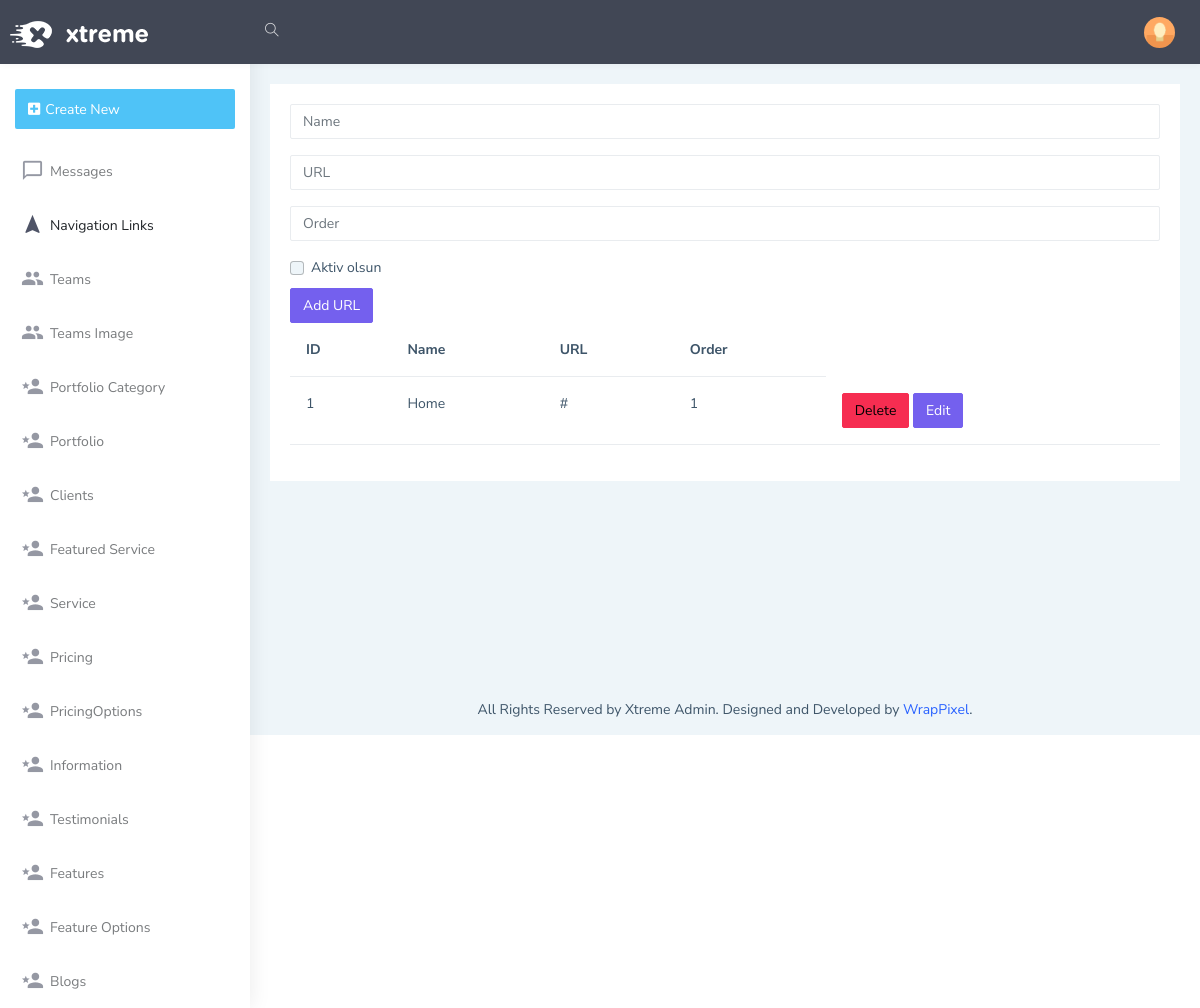
Before: /admin/navlinks with the older database file.
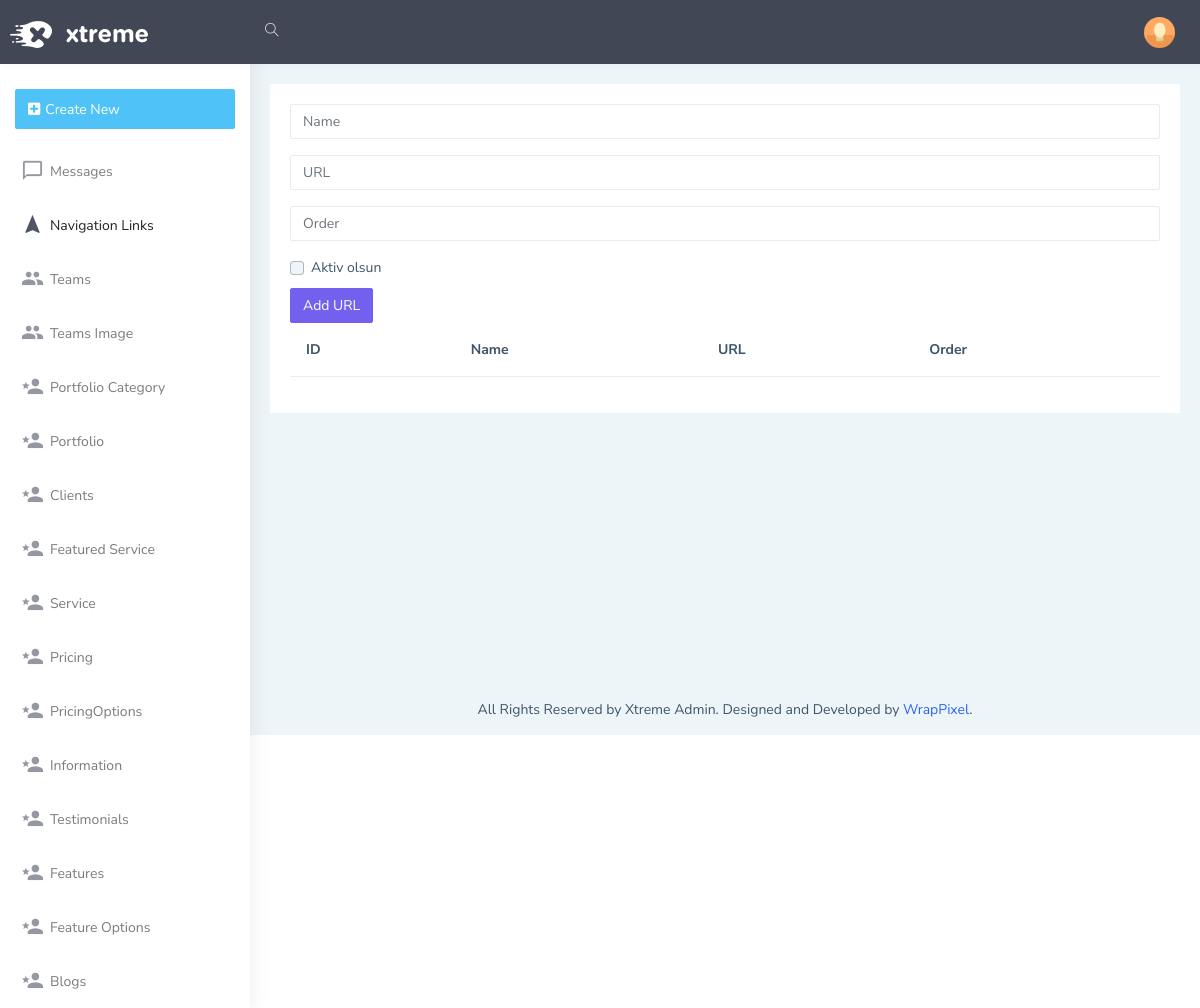
After: the same page with the newer database file.
### models.py (models this page shows)
class NavLinks(db.Model):
    Id=db.Column(db.Integer, primary_key=True)
    Name=db.Column(db.String(25), nullable=False)
    Url=db.Column(db.String(50), nullable=False)
    Order=db.Column(db.Integer, nullable=False)
    IsActive=db.Column(db.Boolean, nullable=False)

### admin/routes.py (the view)
@admin_bp.route('/navlinks', methods=['GET','POST'])
def navlinks():
    navlinks=NavLinksForm()
    navigationlink=NavLinks.query.all()
    return render_template('admin/navbar/navlinks.html', navlinks=navlinks, navigationlink=navigationlink)

### admin/forms.py
class NavLinksForm(FlaskForm):
    name=StringField('name')
    url=StringField('url')
    order=IntegerField('order')
    isactive=BooleanField('isactive')
    submit=SubmitField('Add URL')

### admin/templates/admin/navbar/navlinks.html
{% extends 'admin/layout.html' %}
{% block body %}
<form action="/admin/navlinks/add" method="POST">
    <div class="mb-3">
      {{navlinks.name(class="form-control", id="exampleFormControlInput1", placeholder="Name")}}
    </div>
    <div class="mb-3">
      {{navlinks.url(class="form-control", id="exampleFormControlInput1", placeholder="URL")}}
    </div>
    <div class="mb-3">
      {{navlinks.order(class="form-control", id="exampleFormControlInput1", placeholder="Order")}}
    </div>
    <div class="form-check">
      {{navlinks.isactive(class="form-check-input", type="checkbox", id="flexCheckDefault")}}
      <label class="form-check-label" for="flexCheckDefault">
        Aktiv olsun
      </label>
    </div>
    {{navlinks.submit(class='btn btn-primary')}}
</form>
<table class="table">
  <thead>
    <tr>
      <th scope="col">ID</th>
      <th scope="col">Name</th>
      <th scope="col">URL</th>
      <th scope="col">Order</th>
    </tr>
  </thead>
  <tbody>
      {% for navigation in navigationlink %}
    <tr>
      <td>{{navigation.Id}}</td>
      <td>{{navigation.Name}}</td>
      <td>{{navigation.Url}}</td>
      <td>{{navigation.Order}}</td>
      <td>
          <a href="/admin/navlinks/delete/{{navigation.Id}}" class="btn btn-danger">Delete</a>
          <a href="/admin/navlinks/edit/{{navigation.Id}}" class="btn btn-primary">Edit</a>
      </td>
    </tr>
    {% endfor %}
  </tbody>
</table>
{% endblock %}}

Changed rows visible on the page:
removed NavLinks: Id "1", Name "Home", Url "#", Order "1"
